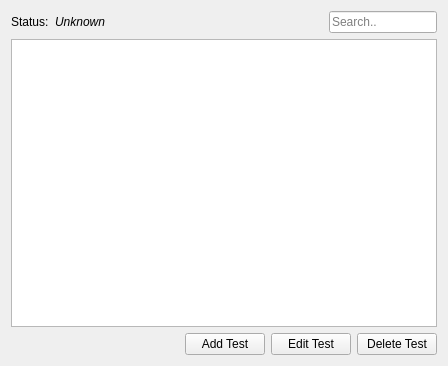
<?xml version="1.0" encoding="UTF-8"?>
<ui version="4.0">
 <class>ModelTestTab</class>
 <widget class="QWidget" name="ModelTestTab">
  <property name="geometry">
   <rect>
    <x>0</x>
    <y>0</y>
    <width>448</width>
    <height>366</height>
   </rect>
  </property>
  <property name="windowTitle">
   <string>Form</string>
  </property>
  <layout class="QVBoxLayout" name="verticalLayout">
   <item>
    <layout class="QHBoxLayout" name="horizontalLayout">
     <item>
      <widget class="QLabel" name="label_status_description">
       <property name="text">
        <string>Status:</string>
       </property>
      </widget>
     </item>
     <item>
      <widget class="QLabel" name="label_status">
       <property name="font">
        <font>
         <italic>true</italic>
        </font>
       </property>
       <property name="text">
        <string>Unknown</string>
       </property>
      </widget>
     </item>
     <item>
      <spacer name="horizontalSpacer">
       <property name="orientation">
        <enum>Qt::Horizontal</enum>
       </property>
       <property name="sizeHint" stdset="0">
        <size>
         <width>40</width>
         <height>20</height>
        </size>
       </property>
      </spacer>
     </item>
     <item>
      <widget class="QLabel" name="label">
       <property name="minimumSize">
        <size>
         <width>15</width>
         <height>15</height>
        </size>
       </property>
       <property name="maximumSize">
        <size>
         <width>15</width>
         <height>15</height>
        </size>
       </property>
       <property name="text">
        <string/>
       </property>
       <property name="pixmap">
        <pixmap resource="../../icons/icons.qrc">:/search_icon</pixmap>
       </property>
       <property name="scaledContents">
        <bool>true</bool>
       </property>
      </widget>
     </item>
     <item>
      <widget class="QLineEdit" name="searchInput">
       <property name="sizePolicy">
        <sizepolicy hsizetype="Minimum" vsizetype="Fixed">
         <horstretch>0</horstretch>
         <verstretch>0</verstretch>
        </sizepolicy>
       </property>
       <property name="placeholderText">
        <string>Search..</string>
       </property>
       <property name="clearButtonEnabled">
        <bool>true</bool>
       </property>
      </widget>
     </item>
    </layout>
   </item>
   <item>
    <widget class="GeneTreeView" name="dataView">
     <property name="contextMenuPolicy">
      <enum>Qt::CustomContextMenu</enum>
     </property>
     <property name="editTriggers">
      <set>QAbstractItemView::NoEditTriggers</set>
     </property>
    </widget>
   </item>
   <item>
    <layout class="QHBoxLayout" name="horizontalLayout_2">
     <item>
      <spacer name="horizontalSpacer_2">
       <property name="orientation">
        <enum>Qt::Horizontal</enum>
       </property>
       <property name="sizeHint" stdset="0">
        <size>
         <width>40</width>
         <height>20</height>
        </size>
       </property>
      </spacer>
     </item>
     <item>
      <widget class="QPushButton" name="addItemButton">
       <property name="text">
        <string>Add Test</string>
       </property>
      </widget>
     </item>
     <item>
      <widget class="QPushButton" name="editItemButton">
       <property name="text">
        <string>Edit Test</string>
       </property>
      </widget>
     </item>
     <item>
      <widget class="QPushButton" name="deleteItemButton">
       <property name="text">
        <string>Delete Test</string>
       </property>
      </widget>
     </item>
    </layout>
   </item>
  </layout>
 </widget>
 <customwidgets>
  <customwidget>
   <class>GeneTreeView</class>
   <extends>QTreeView</extends>
   <header>GEMEditor.widgets.views</header>
  </customwidget>
 </customwidgets>
 <resources>
  <include location="../../icons/icons.qrc"/>
 </resources>
 <connections>
  <connection>
   <sender>addItemButton</sender>
   <signal>clicked()</signal>
   <receiver>ModelTestTab</receiver>
   <slot>addItemSlot()</slot>
   <hints>
    <hint type="sourcelabel">
     <x>239</x>
     <y>341</y>
    </hint>
    <hint type="destinationlabel">
     <x>254</x>
     <y>359</y>
    </hint>
   </hints>
  </connection>
  <connection>
   <sender>editItemButton</sender>
   <signal>clicked()</signal>
   <receiver>ModelTestTab</receiver>
   <slot>editItemSlot()</slot>
   <hints>
    <hint type="sourcelabel">
     <x>309</x>
     <y>340</y>
    </hint>
    <hint type="destinationlabel">
     <x>352</x>
     <y>364</y>
    </hint>
   </hints>
  </connection>
  <connection>
   <sender>deleteItemButton</sender>
   <signal>clicked()</signal>
   <receiver>ModelTestTab</receiver>
   <slot>deleteItemSlot()</slot>
   <hints>
    <hint type="sourcelabel">
     <x>429</x>
     <y>354</y>
    </hint>
    <hint type="destinationlabel">
     <x>463</x>
     <y>364</y>
    </hint>
   </hints>
  </connection>
 </connections>
 <slots>
  <slot>addItemSlot()</slot>
  <slot>editItemSlot()</slot>
  <slot>deleteItemSlot()</slot>
  <slot>showContextMenu(QPoint)</slot>
 </slots>
</ui>
